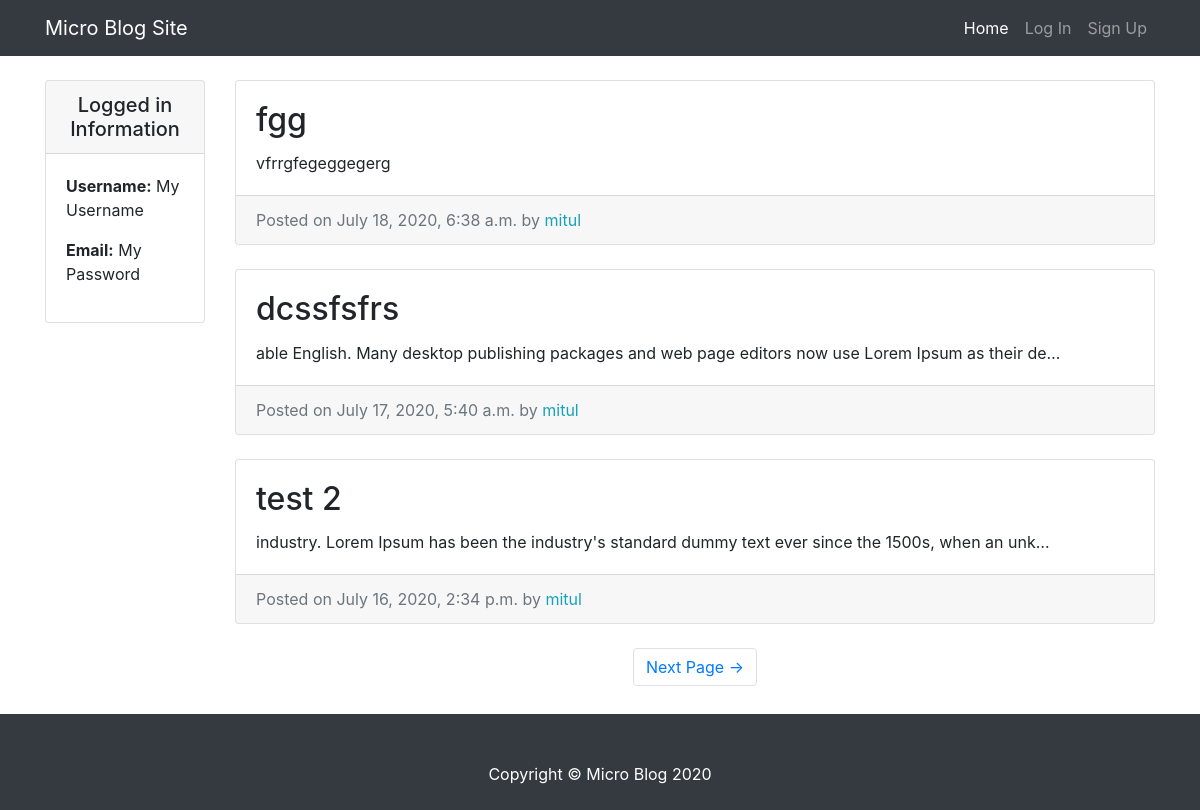
The page / on the database its author committed.
### post/models.py (models this page shows, shortened)
class Post(models.Model):
    post_title = models.CharField(max_length=50)
    post_text = models.TextField(max_length=200)
    post_date = models.DateTimeField(auto_now_add=True)
    post_author = models.ForeignKey(User,on_delete=models.CASCADE)
    class Meta:
        verbose_name_plural = "Posts"

### post/views.py (the view)
# urls.py: path('', HomeView.as_view(), name = 'blog-home'),
class HomeView(ListView):
    model = Post
    template_name = 'index.html'
    context_object_name = 'post_entries'
    paginate_by = 3
    def get_ordering(self):
        ordering = self.request.GET.get('ordering','-post_date')
        return ordering

### templates/index.html (shortened to what this page needs)
{% extends 'base.html' %}
  {% block extra_css %}
    <link href="/static/css/blog-home.css" rel="stylesheet">
  {% endblock extra_css %}
  {% block content %}
    <div class="row">
      <div class="col-md-2">
      <div class="card my-4">
          <h5 class="card-header text-center">Logged in Information</h5>
          <div class="card-body">
            <ul class="list-unstyled mb-0">
                <li>
                    <p> <strong>Username:</strong> My Username </p>
                </li>
                <li>
                    <p> <strong>Email:</strong> My Password</p>
                </li>
            </ul>
          </div>
        </div>
      </div>
      <div class="col-md-10">
        {% for post in post_entries %}
          <div class="card mb-4 mt-4">
            <div class="card-body">
              <h2 class="card-title">{{post.post_title}}</h2>
              <p class="card-text">{{post.post_text | truncatechars:100}}</p>
            </div>
            <div class="card-footer text-muted">
              Posted on {{post.post_date}} by
              <span class= "text-info mr-2">{{post.post_author}}</span>
            </div>
          </div>
        {% endfor %}
    {% if is_paginated %}
        <ul class="pagination justify-content-center mb-4">
        {% if page_obj.has_next %}
          <li class="page-item">
            <a class="page-link" href="?page={{page_obj.next_page_number}}">Next Page &rarr;</a>
          </li>
        {% endif %}
        </ul>
    {% endif %}
      </div>
    </div>
  {% endblock %}

### static/css/blog-home.css (style rules this page uses)
body { padding-top: 56px; }

### rows shown on the page
Post: post_title "fgg", post_text "vfrrgfegeggegerg", post_date "July 18, 2020, 6:38 a.m.", post_author "mitul"
Post: post_title "dcssfsfrs", post_text "able English. Many desktop publishing packages and web page editors now use Lorem Ipsum as their de…", post_date "July 17, 2020, 5:40 a.m.", post_author "mitul"
Post: post_title "test 2", post_text "industry. Lorem Ipsum has been the industry's standard dummy text ever since the 1500s, when an unk…", post_date "July 16, 2020, 2:34 p.m.", post_author "mitul"
